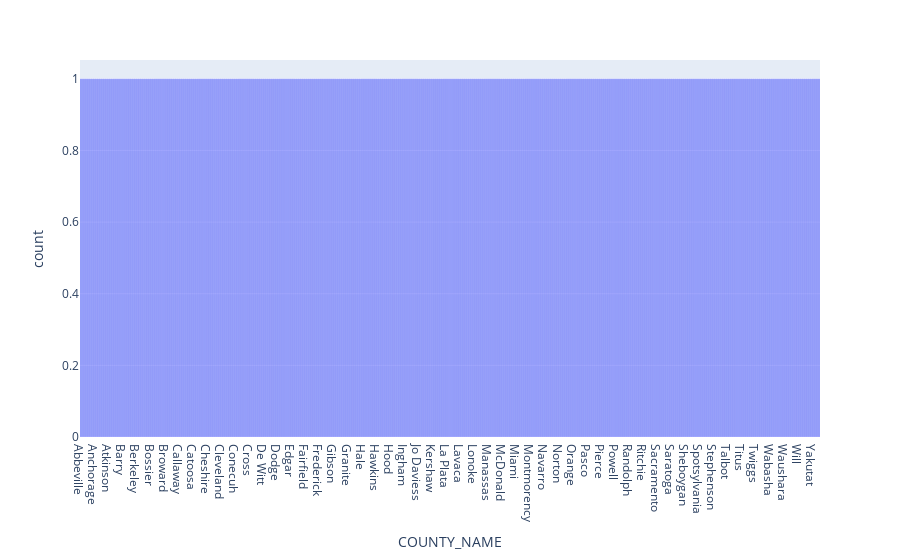

This figure's notebook cell:
### Code cell
import plotly.express as px

fig = px.histogram(c, x='COUNTY_NAME')
fig.show()

### Figure 1 — Plotly figure (JSON) as saved in the notebook; plotly's stock layout.template omitted (floating-point values rounded to 4 significant figures; data arrays with more than 128 entries replaced by an {"elided": "..."} marker saying what was removed)
{"data": [{"alignmentgroup": "True", "bingroup": "x", "hovertemplate": "COUNTY_NAME=%{x}<br>count=%{y}<extra></extra>", "legendgroup": "", "marker": {"color": "#636efa", "pattern": {"shape": ""}}, "name": "", "offsetgroup": "", "orientation": "v", "showlegend": false, "type": "histogram", "x": {"elided": "1841 str values"}, "xaxis": "x", "yaxis": "y"}], "layout": {"barmode": "relative", "legend": {"tracegroupgap": 0}, "margin": {"t": 60}, "xaxis": {"anchor": "y", "domain": [0, 1], "title": {"text": "COUNTY_NAME"}}, "yaxis": {"anchor": "x", "domain": [0, 1], "title": {"text": "count"}}}}
